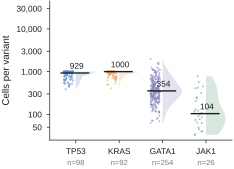

Python code for this plot:
"""Figure 1c - Per-variant cell depth spans distinct sampling regimes.

Data-direct panel. Source: data/allele_perturb_bench.csv (committed), column
`n_cells` per variant. Reproduces the manuscript Fig 1c numbers exactly:
  median cells/variant  TP53 929, KRAS 1000, GATA1 355, JAK1 104
  total cells/gene      TP53 83.4k, KRAS 83.6k, GATA1 149.2k, JAK1 4.9k
  variants              98 / 93 / 255 / 26   (total 472; 321,043 cells)

Half-violin (density) + jittered points + median marker, log y. No result is
stated here; the depth spread only sets up the Fig 3 measurement analysis.

Run:  python fig1c_depth.py
Out:  fig1c_depth.pdf (+ .png preview)
"""
from __future__ import annotations

import os
import sys

import numpy as np

sys.path.insert(0, os.path.dirname(os.path.dirname(os.path.abspath(__file__))))
import nm_style as S

RNG = np.random.default_rng(0)  # explicit seed for the point jitter only


def main() -> None:
    S.apply_rcparams()
    df = S.load_bench(exclude_wt=True)  # per-variant depth excludes the 2 WT rows

    fig, ax = S.panel(60, 46)
    for i, gene in enumerate(S.GENE_ORDER):
        vals = df.loc[df.gene == gene, "n_cells"].to_numpy(dtype=float)
        color = S.GENE_COLORS[gene]

        # half-violin (KDE) on the right side of each gene position
        parts = ax.violinplot(np.log10(vals), positions=[i], widths=0.9,
                              showextrema=False)
        for body in parts["bodies"]:
            verts = body.get_paths()[0].vertices
            verts[:, 0] = np.clip(verts[:, 0], i, np.inf)  # keep right half only
            body.set_facecolor(color)
            body.set_edgecolor("none")
            body.set_alpha(0.22)

        # jittered raw points on the left (kept vector: only ~470 points total)
        jit = i - 0.06 - RNG.uniform(0, 0.22, size=vals.size)
        ax.scatter(jit, np.log10(vals), s=2.0, color=color, alpha=0.55,
                   linewidths=0, zorder=3)

        # median marker + label
        med = np.median(vals)
        ax.plot([i - 0.34, i + 0.30], [np.log10(med)] * 2, color=S.INK, lw=1.0,
                zorder=4, solid_capstyle="round")
        ax.text(i + 0.02, np.log10(med) + 0.06, f"{med:.0f}", ha="center",
                va="bottom", fontsize=6, color=S.INK)
        # n variants below axis
        n = int((df.gene == gene).sum())
        ax.text(i, -0.14, f"n={n}", ha="center", va="top", fontsize=5.5,
                color=S.GREY, transform=ax.get_xaxis_transform())

    ax.set_xticks(range(len(S.GENE_ORDER)))
    ax.set_xticklabels(S.GENE_ORDER)
    ax.set_xlim(-0.6, len(S.GENE_ORDER) - 0.4)
    ax.set_ylabel("Cells per variant")

    # log-scale y with 10^k ticks shown as plain numbers
    ax.set_ylim(np.log10(25), np.log10(45000))
    ticks = [50, 100, 300, 1000, 3000, 10000, 30000]
    ax.set_yticks(np.log10(ticks))
    ax.set_yticklabels([f"{t:,}" for t in ticks])
    S.despine(ax)
    ax.tick_params(length=2.2)

    S.save(fig, "fig1c_depth")
    # report to stdout for the audit trail
    tot = df.groupby("gene")["n_cells"].agg(["median", "sum", "count"]).reindex(S.GENE_ORDER)
    print(tot.to_string())
    print("total cells:", int(df.n_cells.sum()), " total variants:", len(df))


if __name__ == "__main__":
    main()
